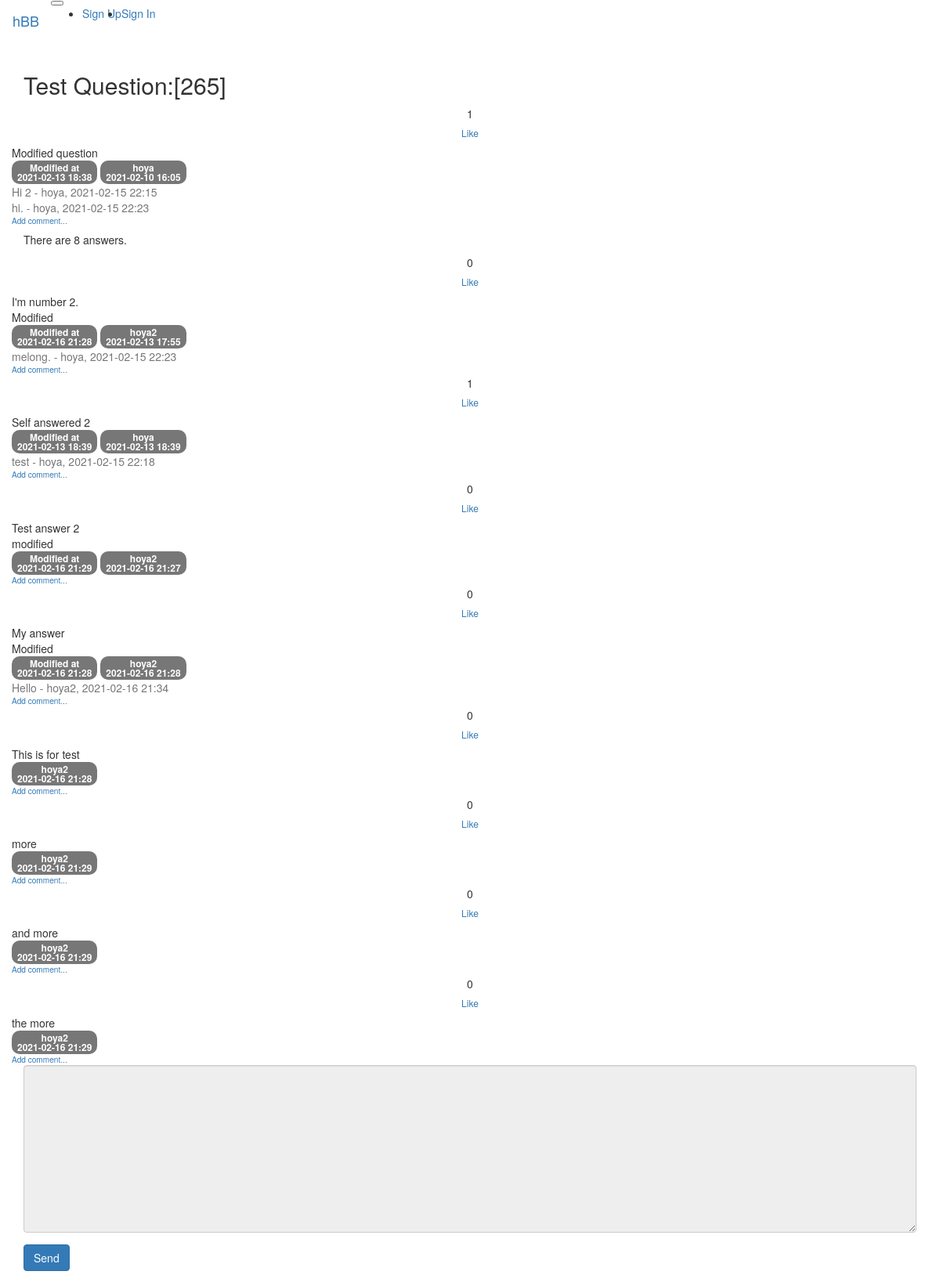
/question/detail/270/, run on the app's committed database.
### src/models/question.py (models this page shows)
class QuestionModel(db.Model):
    id = db.Column(db.Integer, primary_key=True)
    subject = db.Column(db.String(200), nullable=False)
    content = db.Column(db.Text(), nullable=False)
    created_date = db.Column(db.DateTime(), nullable=False)
    user_id = db.Column(
        db.Integer, db.ForeignKey("user_model.id", ondelete="CASCADE"), nullable=False
    )
    user = db.relationship("UserModel", backref=db.backref("question_set"))
    modified_date = db.Column(db.DateTime(), nullable=True)
    like = db.relationship(
        "UserModel", secondary=question_like, backref=db.backref("question_like_set")
    )

### src/models/user.py (models this page shows)
class UserModel(db.Model):
    id = db.Column(db.Integer, primary_key=True)
    username = db.Column(db.String(150), unique=True, nullable=False)
    password = db.Column(db.String(200), nullable=False)
    email = db.Column(db.String(120), unique=True, nullable=False)

### src/models/comment.py (models this page shows)
class CommentModel(db.Model):
    id = db.Column(db.Integer, primary_key=True)
    user_id = db.Column(
        db.Integer, db.ForeignKey("user_model.id", ondelete="CASCADE"), nullable=False
    )
    user = db.relationship("UserModel", backref=db.backref("comment_set"))
    content = db.Column(db.Text(), nullable=False)
    created_date = db.Column(db.DateTime(), nullable=False)
    modified_date = db.Column(db.DateTime())
    question_id = db.Column(
        db.Integer,
        db.ForeignKey("question_model.id", ondelete="CASCADE"),
        nullable=True,
    )
    question = db.relationship("QuestionModel", backref=db.backref("comment_set"))
    answer_id = db.Column(
        db.Integer, db.ForeignKey("answer_model.id", ondelete="CASCADE"), nullable=True
    )
    answer = db.relationship("AnswerModel", backref=db.backref("comment_set"))

### src/models/answer.py (models this page shows)
class AnswerModel(db.Model):
    id = db.Column(db.Integer, primary_key=True)
    question_id = db.Column(
        db.Integer, db.ForeignKey("question_model.id", ondelete="CASCADE")
    )
    question = db.relationship(
        "QuestionModel",
        backref=db.backref(
            "answer_set",
        ),
    )
    content = db.Column(db.Text(), nullable=False)
    created_date = db.Column(db.DateTime(), nullable=False)
    user_id = db.Column(
        db.Integer,
        db.ForeignKey("user_model.id", ondelete="CASCADE"),
        nullable=False,
    )
    user = db.relationship("UserModel", backref=db.backref("answer_set"))
    modified_date = db.Column(db.DateTime(), nullable=True)
    like = db.relationship(
        "UserModel", secondary=answer_like, backref=db.backref("answer_like_set")
    )

### src/views/question_views.py (the view)
@bp.route("/detail/<int:question_id>/")
def detail(question_id):
    form = AnswerForm()
    question = QuestionModel.query.get_or_404(question_id)
    return render_template(
        "question/question_detail.html", question=question, form=form
    )

### src/forms.py
class AnswerForm(FlaskForm):
    content = TextAreaField("Content", validators=[DataRequired()])

### src/filter.py (called while the page is built)
def format_datetime(value, fmt="%Y-%m-%d %H:%M"):
    return value.strftime(fmt)

### src/views/account_views.py (called while the page is built)
@bp.before_app_request
def load_signed_in_user():
    user_id = session.get("user_id")
    if user_id is None:
        g.user = None
    else:
        g.user = UserModel.query.get(user_id)

### src/templates/question/question_detail.html (shortened to what this page needs)
{% extends "base.html" %}
{% block content %}
<div class="container my-3">
    <h2 class="border-bottom py-2">{{ question.subject }}</h2>
    <div class="row my-3">
        <div class="col-1">
            <div class="bg-light text-center p-3 border font-weight-bolder mb-1">{{ question.like|length }}</div>
            <a class="recommend btn btn-sm btn-secondary btn-block my-1" href="#"
                data-uri="{{ url_for('like.question', question_id=question.id) }}">Like</a>
        </div>
        <div class="col-11">
            <div class="card my-3">
                <div class="card-body">
                    <div class="card-text" style="white-space: pre-line;">{{ question.content }}</div>
                    <div class="d-flex justify-content-end">
                        {% if question.modified_date %}
                        <div class="badge badge-light p-2 text-left mx-3">
                            <div class="mb-2">Modified at</div>
                            <div>{{ question.modified_date|datetime }}</div>
                        </div>
                        {% endif %}
                        <div class="badge badge-light p-2 text-left">
                            <div class="mb-2">{{ question.user.username }}</div>
                            <div>{{ question.created_date|datetime }}</div>
                        </div>
                    </div>
                    {% if question.comment_set|length > 0 %}
                    <div class="mt-3">
                        {% for comment in question.comment_set %}
                        <div class="comment py-2 text-muted">
                            <span style="white-space: pre-line;">{{ comment.content }}</span>
                            <span>
                                - {{ comment.user.username }}, {{ comment.created_date|datetime }}
                            </span>
                        </div>
                        {% endfor %}
                    </div>
                    {% endif %}
                    <div>
                        <a class="small"
                            href="{{ url_for('comment.create_comment_for_question', question_id=question.id) }}">
                            <small>Add comment...</small>
                        </a>
                    </div>
                </div>
            </div>
        </div>
    </div>
    <h5 class="border-bottom my-3 py-2">There are {{ question.answer_set|length }} answers.</h5>
    {% for answer in question.answer_set %}
    <div class="row my-3">
        <div class="col-1">
            <div class="bg-light text-center p-3 border font-weight-bolder mb-1">{{ answer.like|length }}</div>
            <a class="recommend btn btn-sm btn-secondary btn-block my-1" href="#"
                data-uri="{{ url_for('like.answer', answer_id=answer.id) }}">Like</a>
        </div>
        <div class="col-11">
            <div class="card my-3">
                <div class="card-body">
                    <div class="card-text" style="white-space: pre-line;">{{ answer.content }}</div>
                    <div class="d-flex justify-content-end">
                        {% if answer.modified_date %}
                        <div class="badge badge-light p-2 text-left mx-3">
                            <div class="mb-2">Modified at</div>
                            <div>{{ answer.modified_date|datetime }}</div>
                        </div>
                        {% endif %}
                        <div class="badge badge-light p-2 text-left">
                            <div class="mb-2">{{ answer.user.username }}</div>
                            <div>{{ answer.created_date|datetime }}</div>
                        </div>
                    </div>
                    {% if answer.comment_set|length > 0 %}
                    <div class="mt-3">
                        {% for comment in answer.comment_set %}
                        <div class="comment py-2 text-muted">
                            <span style="white-space: pre-line;">{{ comment.content }}</span>
                            <span>
                                - {{ comment.user.username }}, {{ comment.created_date|datetime }}
                            </span>
                        </div>
                        {% endfor %}
                    </div>
                    {% endif %}
                    <div>
                        <a class="small" href="{{ url_for('comment.create_comment_for_answer', answer_id=answer.id) }}">
                            <small>Add comment...</small>
                        </a>
                    </div>
                </div>
            </div>
        </div>
    </div>
    {% endfor %}
    <form action="{{ url_for('answer.create', question_id=question.id) }}" class="my-3" method="post">
        <div class="form-group">
            <textarea {% if not g.user %}disabled{% endif %} name="content" id="content" class="form-control"
                rows="10"></textarea>
        </div>
        <input class="btn btn-primary" type="submit" value="Send" />
    </form>
</div>
{% endblock %}

### src/templates/base.html (shortened to what this page needs)
{% extends "bootstrap/base.html" %}

### src/templates/navbar.html (shortened to what this page needs)
<nav class="navbar navbar-expand-lg navbar-light bg-light border-bottom">
    <a class="navbar-brand mr-2" href="{{ url_for('main.index') }}">hBB</a>
    <button class="navbar-toggler ml-auto" type="button" data-toggle="collapse" data-target="#navbarNav"
        aria-controls="navbarNav" aria-expanded="false" aria-label="Toggle navigation">
    </button>
    <div id="navbarNav" class="collapse navbar-collapse flex-grow-0">
        {% if g.user %}
        <ul class="navbar-nav">
            <li class="nav-item"><a class="nav-link" href="{{ url_for('account.signout') }}">{{ g.user.username }}
                    [Sign Out]</a></li>
        </ul>
        {% else %}
        <ul class="navbar-nav">
            <li class="nav-item"><a class="nav-link" href="{{ url_for('account.signup') }}">Sign Up</a></li>
            <li class="nav-item"><a class="nav-link" href="{{ url_for('account.signin') }}">Sign In</a></li>
        </ul>
        {% endif %}
    </div>
</nav>

### data on the page
QuestionModel: subject "Test Question:[265]", content "Modified question", modified_date "2021-02-13 18:38", created_date "2021-02-10 16:05"
UserModel: user.username "hoya"
CommentModel: content "Hi 2", user.username "hoya", created_date "2021-02-15 22:15"
CommentModel: content "hi.", user.username "hoya", created_date "2021-02-15 22:23"
AnswerModel: like|length "0", content "I'm number 2. Modified", modified_date "2021-02-16 21:28", user.username "hoya2", created_date "2021-02-13 17:55"
CommentModel: content "melong.", user.username "hoya", created_date "2021-02-15 22:23"
AnswerModel: like|length "1", content "Self answered 2", modified_date "2021-02-13 18:39", user.username "hoya", created_date "2021-02-13 18:39"
CommentModel: content "test", user.username "hoya", created_date "2021-02-15 22:18"
AnswerModel: like|length "0", content "Test answer 2 modified", modified_date "2021-02-16 21:29", user.username "hoya2", created_date "2021-02-16 21:27"
AnswerModel: like|length "0", content "My answer Modified", modified_date "2021-02-16 21:28", user.username "hoya2", created_date "2021-02-16 21:28"
CommentModel: content "Hello", user.username "hoya2", created_date "2021-02-16 21:34"
AnswerModel: like|length "0", content "This is for test", user.username "hoya2", created_date "2021-02-16 21:28"
AnswerModel: like|length "0", content "more", user.username "hoya2", created_date "2021-02-16 21:29"
AnswerModel: like|length "0", content "and more", user.username "hoya2", created_date "2021-02-16 21:29"
AnswerModel: like|length "0", content "the more", user.username "hoya2", created_date "2021-02-16 21:29"

### other printed values
{{ question.like|length }} "1"
{{ question.answer_set|length }} "8"
